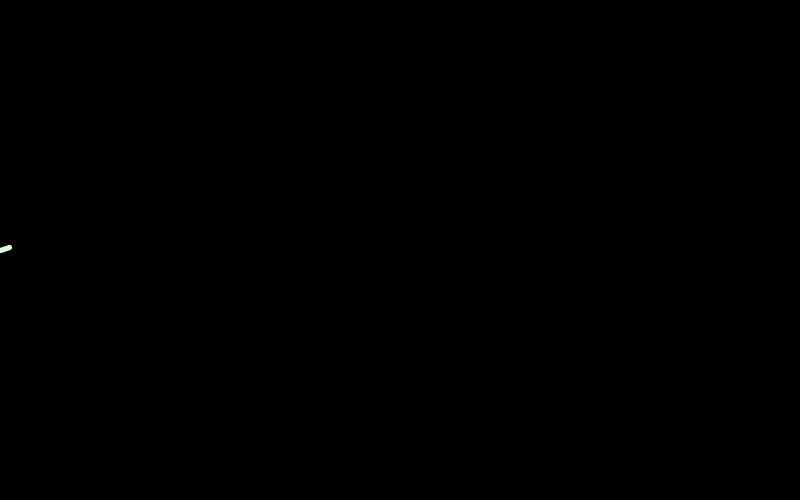
Frame 1 (no input)
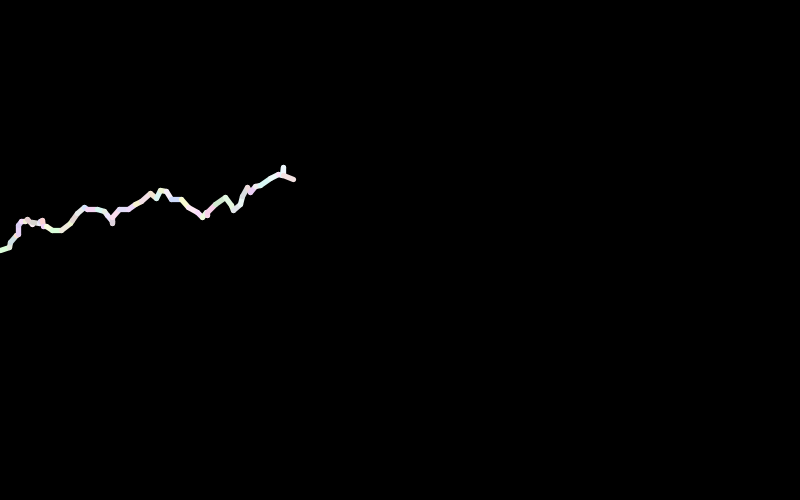
Frame 60 (the mouse pressed at the canvas centre just before this capture)
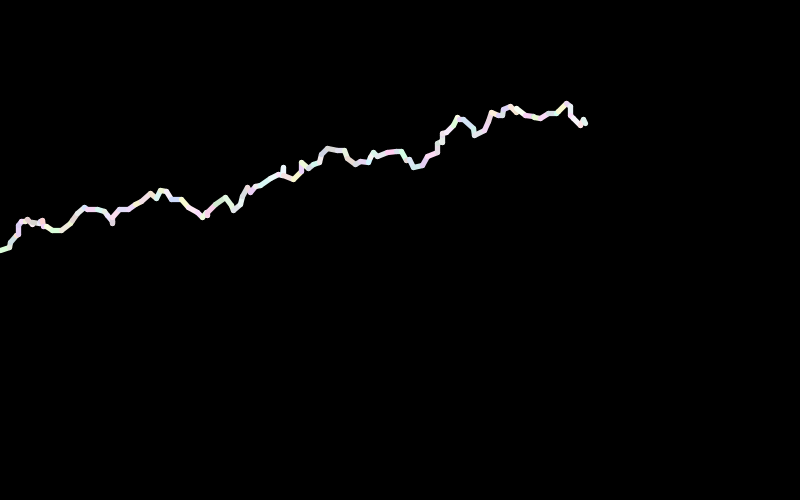
Frame 120 (the mouse held since frame 60 and released just before this capture)

The Processing sketch that drew these frames (run headless with seeded random() and noise(); from frame 60 on, the mouse is pressed at the canvas centre):

// Processing sketch: Lightning
// ── Lightning.pde
/*
 * A Lightning assignment for Mr. Rhinelander's APCSA class.
 * Elias A., 29 October 2018
*/

int width = 800;
int height = 500;
int startX = 0;
int startY = height / 2;
int endX = 0;
int endY = 150;
boolean isFirstIteration;

void settings() {
  size(width, height);
}

void setup() {
  strokeWeight(random(4, 6));      // [4,6), in the set of real numbers
  strokeCap(ROUND);
  frameRate(1000);
  isFirstIteration = true;
  flash(500);
  loop();
}

void draw() {
  if(isFirstIteration) flash(500);
  isFirstIteration = false;
  stroke(random(50)+206, random(50)+206, random(50)+206);   // [206,256), in the set of real numbers
  endX = startX + int(random(1)*11);                        // [0,10], in the set of integers
  endY = startY + int(random(1)*20-10);                     // [-10,9], in the set of integers
  line(startX, startY, endX, endY);
  startX = endX;
  startY = endY;
  if (startY<-1||height+1<startY||startX<-1||width+1<startX) {
    noLoop();
    background(0,0,0);
  }
}

void flash(int rest) {
  background(256,256,256);
  delay(rest);
  background(0,0,0);
}

void mouseClicked() {
  reset();
  loop();
}

void reset() {
  startX = 0;
  startY = height / 2;
  endX = 0;
  endY = 150;
  strokeWeight(random(4, 6));
  isFirstIteration = true;
}
